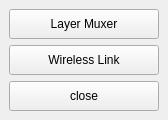
<?xml version="1.0" encoding="UTF-8"?>
<ui version="4.0">
 <class>MainWindow</class>
 <widget class="QMainWindow" name="MainWindow">
  <property name="geometry">
   <rect>
    <x>0</x>
    <y>0</y>
    <width>168</width>
    <height>120</height>
   </rect>
  </property>
  <property name="windowTitle">
   <string>MainWindow</string>
  </property>
  <widget class="QWidget" name="centralwidget">
   <layout class="QVBoxLayout" name="verticalLayout">
    <item>
     <widget class="QPushButton" name="layerMuxerButton">
      <property name="minimumSize">
       <size>
        <width>100</width>
        <height>30</height>
       </size>
      </property>
      <property name="text">
       <string>Layer Muxer</string>
      </property>
     </widget>
    </item>
    <item>
     <widget class="QPushButton" name="wirelessLinkButton">
      <property name="minimumSize">
       <size>
        <width>100</width>
        <height>30</height>
       </size>
      </property>
      <property name="text">
       <string>Wireless Link</string>
      </property>
     </widget>
    </item>
    <item>
     <widget class="QPushButton" name="closeButton">
      <property name="minimumSize">
       <size>
        <width>80</width>
        <height>30</height>
       </size>
      </property>
      <property name="text">
       <string>close</string>
      </property>
     </widget>
    </item>
   </layout>
  </widget>
 </widget>
 <resources/>
 <connections/>
</ui>
